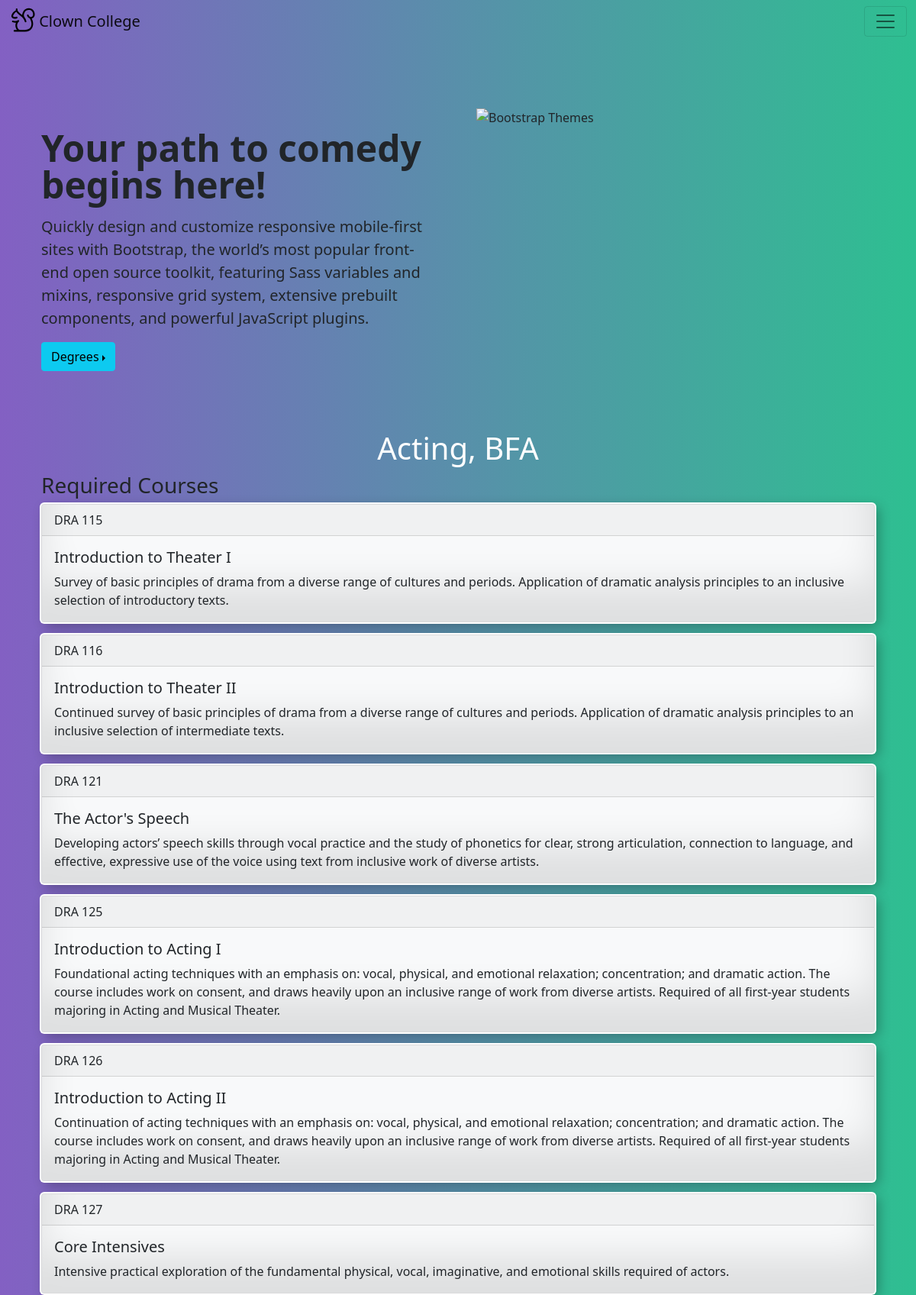
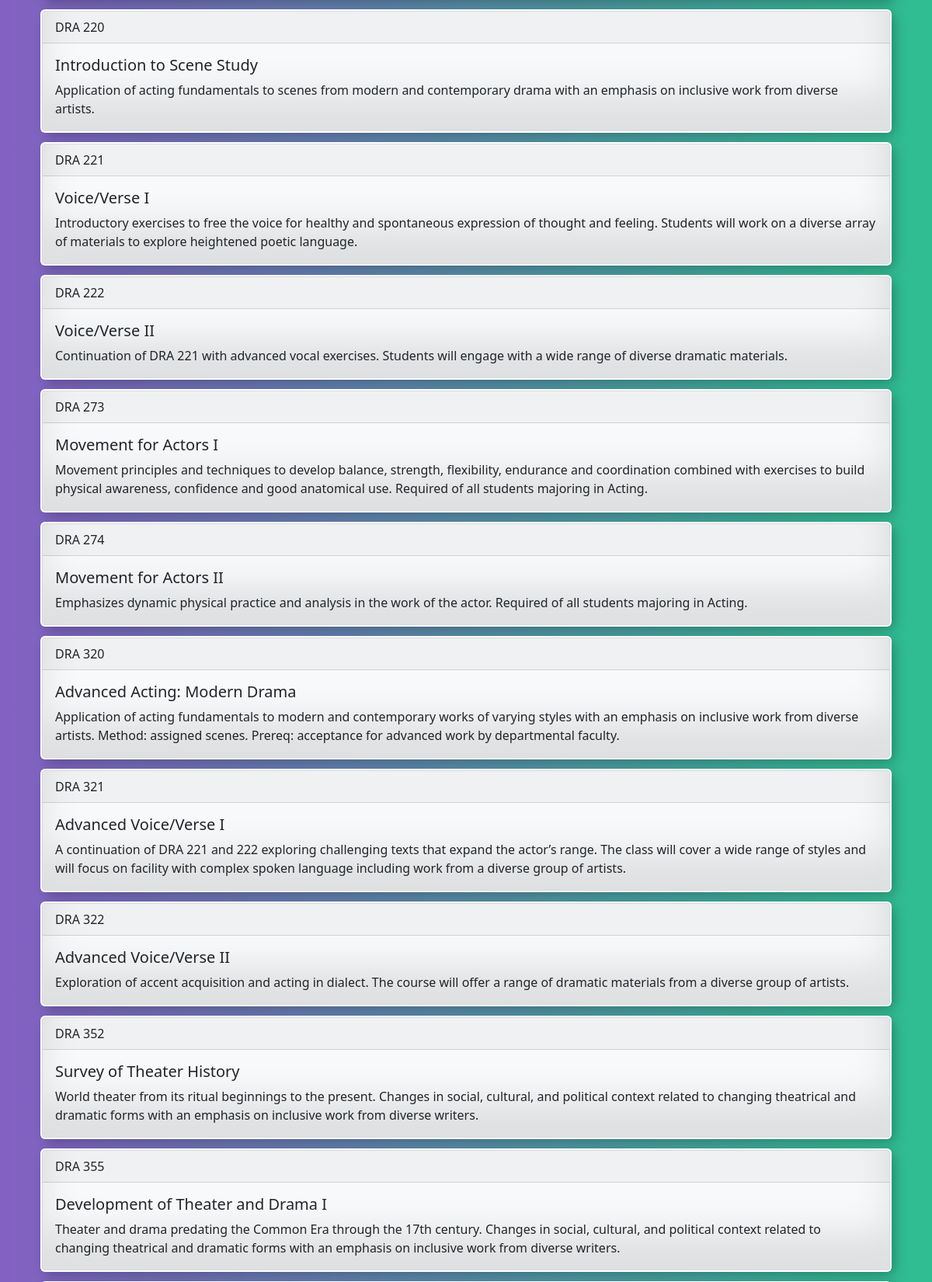
The app's page /PHP/Degrees/index.php?3 (upper part) with its own data (2 pictures, top to bottom).
### tables this page shows
CREATE TABLE `degrees` (
  `id` int unsigned NOT NULL AUTO_INCREMENT,
  `name` varchar(100) NOT NULL,
  `Credit_Requirements` int unsigned DEFAULT NULL,
  PRIMARY KEY (`id`),
  UNIQUE KEY `name` (`name`)
);

CREATE TABLE `courses` (
  `id` int unsigned NOT NULL AUTO_INCREMENT,
  `CourseID` varchar(40) NOT NULL,
  `Name` varchar(100) NOT NULL,
  `Credit` int NOT NULL,
  `Description` varchar(4000) DEFAULT NULL,
  `DegreeIDs` json DEFAULT NULL,
  `PreRequisite` json DEFAULT NULL,
  PRIMARY KEY (`id`),
  UNIQUE KEY `CourseID` (`CourseID`)
);

### PHP/Degrees/index.php (the view, shortened to what this page needs)
<!DOCTYPE html>
<html lang="en">
<head>
	<link href="https://cdn.jsdelivr.net/npm/bootstrap@5.1.3/dist/css/bootstrap.min.css" rel="stylesheet">
	<link href="../Style/CST499.css" rel="stylesheet">
</head>
<body>
	<?php require '../master.php';?>
	<form method="post" action="index.php">
		<div class="container col-xxl-8 px-4 py-5">
		    <div class="row flex-lg-row-reverse align-items-center g-5 py-5">
		      	<div class="col-10 col-sm-8 col-lg-6">
		        	<img src="https://www.modul.ac.ae/hubfs/9-grade-graduate-icon.png" class="d-block mx-lg-auto img-fluid" alt="Bootstrap Themes" width="700" height="500" loading="lazy">
		      	</div>
		      	<div class="col-lg-6">
		        	<h1 class="display-5 fw-bold lh-1 mb-3">Your path to comedy begins here!</h1>
		        	<p class="lead" >Quickly design and customize responsive mobile-first sites with Bootstrap, the world’s most popular front-end open source toolkit, featuring Sass variables and mixins, responsive grid system, extensive prebuilt components, and powerful JavaScript plugins.</p>
					<div class="btn-group dropend">
					  	<button name="submit" class="btn btn-info dropdown-toggle" type="submit" id="dropdownMenuButton1" data-bs-toggle="dropdown" aria-expanded="false">Degrees</button>
					</div>
		      	</div>
		    </div>
			<?php
				$url= $_SERVER['REQUEST_URI'];
				$degreeID = parse_url($url, PHP_URL_QUERY);
				if($degreeID >1){
					try{
						$sqlConnect = new mySQLDBConnection();
						$pdo = $sqlConnect->start_SQLConn();
						$r = $sqlConnect->get_DegreeName($pdo, $degreeID);
						$rowCount = $r->rowCount();
						if ($rowCount > 0){
							$row = $r->fetch(PDO::FETCH_ASSOC);
							echo "<h1 class='text-white' style='text-align:center;'>" . $row['name'] ."</h1>";
						}
						else{
							echo '<script type="text/javascript">';
							echo 'alert("No degrees found!")';
							echo '</script>';
						}
						$result = $sqlConnect->get_DegreeInfo($pdo, $degreeID);
						$rowCount = $result->rowCount();
						if ($rowCount > 0){
							echo '<h3>Required Courses</h3>';
							while ($row = $result->fetch()){
								echo '<div id="card" class="card text-dark bg-light mb-3">';
								echo '  <div class="card-header">'.$row['CourseID'].'</div>';
								echo '  <div class="card-body">';
								echo '    <h5 class="card-title">'.$row['Name'].'</h5>';
								echo '    <p class="card-text">'.$row['Description'].'</p>';
								echo '  </div>';
								echo '</div>';
							}
						}
						else{
							echo '<script type="text/javascript">';
							echo 'alert("No degrees found!")';
							echo '</script>';
						}
					}
					catch (PDOException $e){
						echo $e->getMessage();
					}
				}
			?>
		</div>
	</form>
	<?php require_once '../footer.php';?>
</body>
</html>

### PHP/master.php (shortened to what this page needs)
<!DOCTYPE html>
<html lang="en">
<head>
	<link href="https://cdn.jsdelivr.net/npm/bootstrap@5.1.3/dist/css/bootstrap.min.css" rel="stylesheet">
	<link href="../Style/CST499.css" rel="stylesheet">
</head>
<body>
	<?php
		class mySQLDBConnection{
			function get_DegreeInfo($pdo, $DegreeID){
				$sql = "SELECT * FROM courses WHERE DegreeIDs like '%$DegreeID%' ORDER BY COURSEID";
				return $pdo->query($sql);
			}
			function get_DegreeName($pdo, $DegreeID){
				$sql = "SELECT * FROM degrees WHERE id=$DegreeID";
				return $pdo->query($sql);
			}
		}
	?>
	<nav id="navbars" class="navbar navbar-light bg-light fixed-top">
		<div class="container-fluid">
		    <form class="d-flex">
		      <a class="navbar-brand" href="/CST499/Home">Clown College</a>
		    </form>
		    <button class="navbar-toggler" type="button" data-bs-toggle="offcanvas" data-bs-target="#offcanvasNavbar" aria-controls="offcanvasNavbar">
	      		<span class="navbar-toggler-icon"></span>
		    </button>
	  	</div>
	</nav>
</body>
</html>

### PHP/footer.php (shortened to what this page needs)
<!DOCTYPE html>
<html lang="en">
<head>
	<link href="https://cdn.jsdelivr.net/npm/bootstrap@5.1.3/dist/css/bootstrap.min.css" rel="stylesheet">
	<link href="../Style/CST499.css" rel="stylesheet">
</head>
<body>
</body>
</html>

### PHP/Style/CST499.css (style rules this page uses)
html,body, #navbars { background-image: linear-gradient(to right, #8360c3, #2ebf91); }
.card { box-shadow: inset 0 -3em 3em rgba(0,0,0,0.1), 0 0 0 2px rgb(255,255,255), 0.3em 0.3em 1em rgba(0,0,0,0.3); width: 18rem; height: 350px; }

### PHP/Degrees/index.php (style rules this page uses)
#card { height: 100%; width: 100%; }

### records on screen
degrees: name "Acting, BFA"
courses: CourseID "DRA 115", Name "Introduction to Theater I", Description "Survey of basic principles of drama from a diverse range of cultures and periods. Application of dramatic analysis principles to an inclusive selection of introductory texts."
courses: CourseID "DRA 116", Name "Introduction to Theater II", Description "Continued survey of basic principles of drama from a diverse range of cultures and periods. Application of dramatic analysis principles to an inclusive selection of intermediate texts."
courses: CourseID "DRA 121", Name "The Actor's Speech", Description "Developing actors’ speech skills through vocal practice and the study of phonetics for clear, strong articulation, connection to language, and effective, expressive use of the voice using text from inclusive work of diverse artists."
courses: CourseID "DRA 125", Name "Introduction to Acting I", Description "Foundational acting techniques with an emphasis on: vocal, physical, and emotional relaxation; concentration; and dramatic action. The course includes work on consent, and draws heavily upon an inclusive range of work from diverse artists. Required of all first-year students majoring in Acting and Musical Theater."
courses: CourseID "DRA 126", Name "Introduction to Acting II", Description "Continuation of acting techniques with an emphasis on: vocal, physical, and emotional relaxation; concentration; and dramatic action. The course includes work on consent, and draws heavily upon an inclusive range of work from diverse artists. Required of all first-year students majoring in Acting and Musical Theater."
courses: CourseID "DRA 127", Name "Core Intensives", Description "Intensive practical exploration of the fundamental physical, vocal, imaginative, and emotional skills required of actors."
courses: CourseID "DRA 220", Name "Introduction to Scene Study", Description "Application of acting fundamentals to scenes from modern and contemporary drama with an emphasis on inclusive work from diverse artists."
courses: CourseID "DRA 221", Name "Voice/Verse I", Description "Introductory exercises to free the voice for healthy and spontaneous expression of thought and feeling. Students will work on a diverse array of materials to explore heightened poetic language."
courses: CourseID "DRA 222", Name "Voice/Verse II", Description "Continuation of DRA 221 with advanced vocal exercises. Students will engage with a wide range of diverse dramatic materials."
courses: CourseID "DRA 273", Name "Movement for Actors I", Description "Movement principles and techniques to develop balance, strength, flexibility, endurance and coordination combined with exercises to build physical awareness, confidence and good anatomical use. Required of all students majoring in Acting."
courses: CourseID "DRA 274", Name "Movement for Actors II", Description "Emphasizes dynamic physical practice and analysis in the work of the actor. Required of all students majoring in Acting."
courses: CourseID "DRA 320", Name "Advanced Acting: Modern Drama", Description "Application of acting fundamentals to modern and contemporary works of varying styles with an emphasis on inclusive work from diverse artists. Method: assigned scenes. Prereq: acceptance for advanced work by departmental faculty."
courses: CourseID "DRA 321", Name "Advanced Voice/Verse I", Description "A continuation of DRA 221 and 222 exploring challenging texts that expand the actor’s range. The class will cover a wide range of styles and will focus on facility with complex spoken language including work from a diverse group of artists."
courses: CourseID "DRA 322", Name "Advanced Voice/Verse II", Description "Exploration of accent acquisition and acting in dialect. The course will offer a range of dramatic materials from a diverse group of artists."
courses: CourseID "DRA 352", Name "Survey of Theater History", Description "World theater from its ritual beginnings to the present. Changes in social, cultural, and political context related to changing theatrical and dramatic forms with an emphasis on inclusive work from diverse writers."
courses: CourseID "DRA 355", Name "Development of Theater and Drama I", Description "Theater and drama predating the Common Era through the 17th century. Changes in social, cultural, and political context related to changing theatrical and dramatic forms with an emphasis on inclusive work from diverse writers."
